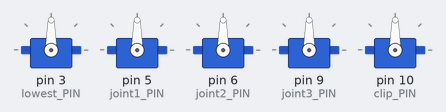
Recording of a sketch running on a simulated Arduino Nano, built with avr-gcc and run on an emulated ATmega328P. Parts: 5 × servo.

Above: at 0.1 s.
At 3.0 s:
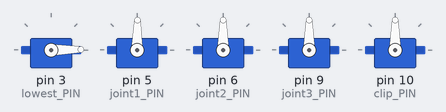
At 5.7 s:
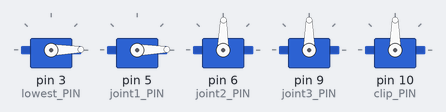
At 8.4 s:
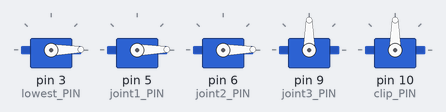
At 11.1 s:
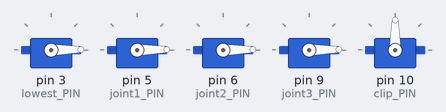
At 13.8 s:
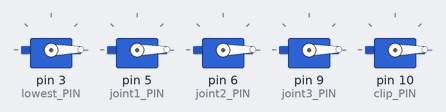
Timing chart, 0 to 15.3 s (numbered marks = the images above):
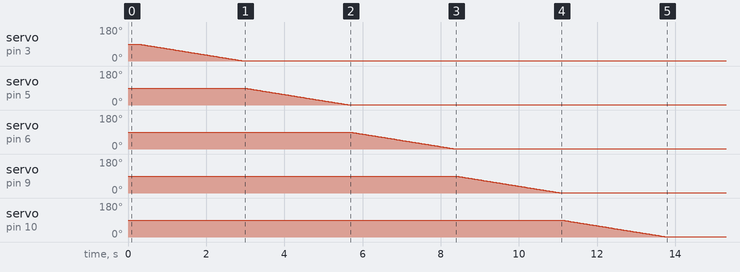

The sketch:

Five-axis-manipulator.ino
```cpp
/*
	编译时间：2022.2.11
	适用主板：Arduino nano
	食用方法：把舵机端口自行修改
	适用机型：五轴(180°舵机)机械臂
	舵机端口： 底部         3
			  第一关节      5
			  第二关节	    6
			  第三关节	    9
			  夹子		 10
*/

#include <Servo.h>

//定义舵机名
Servo lowest;
Servo joint1;
Servo joint2;
Servo joint3;
Servo clip;

//舵机端口 (只修改最后的数字)
//可使用端口: 3 5 6 9 10 11
#define lowest_PIN 3  //底部舵机  (0°--180°)
#define joint1_PIN 5  //第一关节  (0°--180°)
#define joint2_PIN 6  //第二关节  (0°--180°)
#define joint3_PIN 9  //第三关节  (0°--180°)
#define clip_PIN 10   //夹持舵机  (0°--150°)

//舵机角度读取变量
int read_1 = 0;
int read_2 = 0;
int read_3 = 0;
int read_4 = 0;
int read_5 = 0;

void reset()
{
	lowest.write(90);
	joint1.write(90);
	joint2.write(90);
	joint3.write(90);
	clip.write(90);
	delay(250);
	write_lowest(0);
	write_joint1(0);
	write_joint2(0);
	write_joint3(0);
	write_clip(0);
}

void write_lowest(int a)
{
	read_1 = lowest.read();
	if (read_1 > a) {
		for (read_1;read_1 > a;read_1--)
		{
			lowest.write(read_1);
			delay(30);
		}
	}
	else if (read_1 = a) {

	}
	else if (read_1 < a) {
		for (read_1;read_1 < a;read_1++)
		{
			lowest.write(read_1);
			delay(30);
		}
	}
}

void write_joint1(int b)
{
	read_2 = joint1.read();
	if (read_2 > b) {
		for (read_2;read_2 > b;read_2--)
		{
			joint1.write(read_2);
			delay(30);
		}
	}
	else if (read_2 = b) {

	}
	else if (read_2 < b) {
		for (read_2;read_2 < b;read_2++)
		{
			joint1.write(read_2);
			delay(30);
		}
	}
}

void write_joint2(int c)
{
	read_3 = joint2.read();
	if (read_3 > c) {
		for (read_3;read_3 > c;read_3--)
		{
			joint2.write(read_3);
			delay(30);
		}
	}
	else if (read_3 = c) {

	}
	else if (read_3 < c) {
		for (read_3;read_3 < c;read_3++)
		{
			joint2.write(read_3);
			delay(30);
		}
	}
}

void write_joint3(int d)
{
	read_4 = joint3.read();
	if (read_4 > d) {
		for (read_4;read_4 > d;read_4--)
		{
			joint3.write(read_4);
			delay(30);
		}
	}
	else if (read_4 = d) {

	}
	else if (read_4 < d) {
		for (read_4;read_4 < d;read_4++)
		{
			joint3.write(read_4);
			delay(30);
		}
	}
}

void write_clip(int e)
{
	read_5 = clip.read();
	if (read_5 > e) {
		for (read_5;read_5 > e;read_5--)
		{
			clip.write(read_5);
			delay(30);
		}
	}
	else if (read_5 = e) {

	}
	else if (read_5 < e) {
		for (read_5;read_5 < e;read_5++)
		{
			clip.write(read_5);
			delay(30);
		}
	}
}


void setup()
{
	//初始化各个舵机名对应的舵机端口
	lowest.attach(lowest_PIN);
	joint1.attach(joint1_PIN);
	joint2.attach(joint2_PIN);
	joint3.attach(joint3_PIN);
	clip.attach(clip_PIN);
	Serial.begin(9600);  //串口频率设为9600
	reset();  //重置舵机角度
}


void loop()
{
	/*	编写格式
	*	write_lowest(角度);		底部
	*	write_joint1(角度);		第一关节
	*	write_joint2(角度);		第二关节
	*	write_joint3(角度);		第三关节
	*	write_clip(角度);		夹子
	*/
}
```
